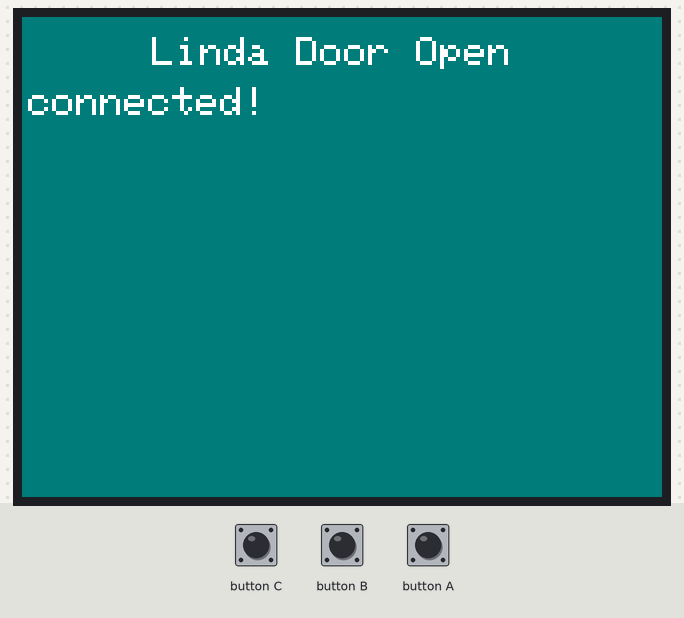
Bench run of a sketch on a simulated ESP32. Parts: 320×240 colour display. Inputs (shaded band) come from the test bench. WiFi joins after 1.5 s; servers stay silent unless stated; uploads are accepted with an empty reply.

Above: at 3.5 s.
3.6 s: button B pressed for 0.15 s
At 5.1 s:
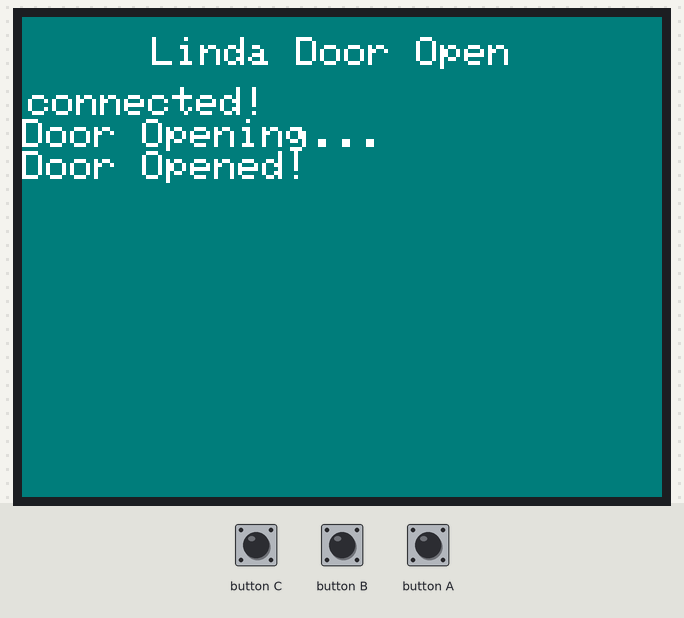
5.4 s: button A pressed for 0.15 s
At 6.8 s:
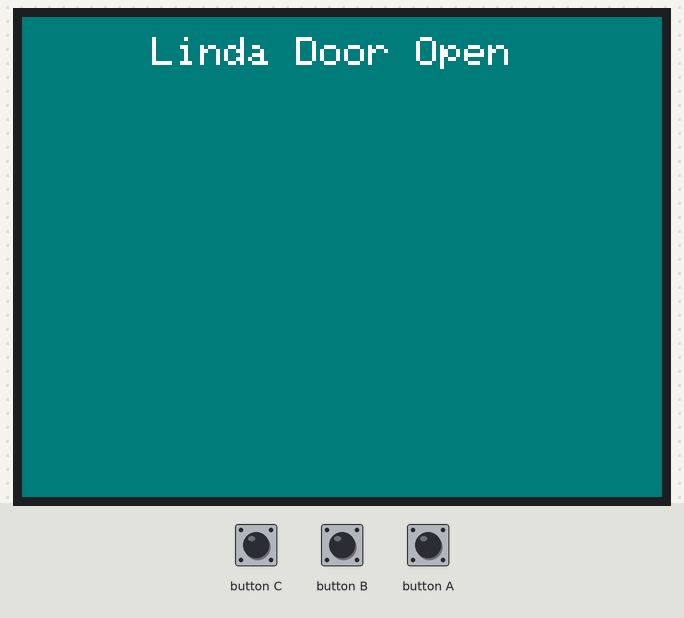
7.1 s: button B pressed for 1 s
At 9.2 s:
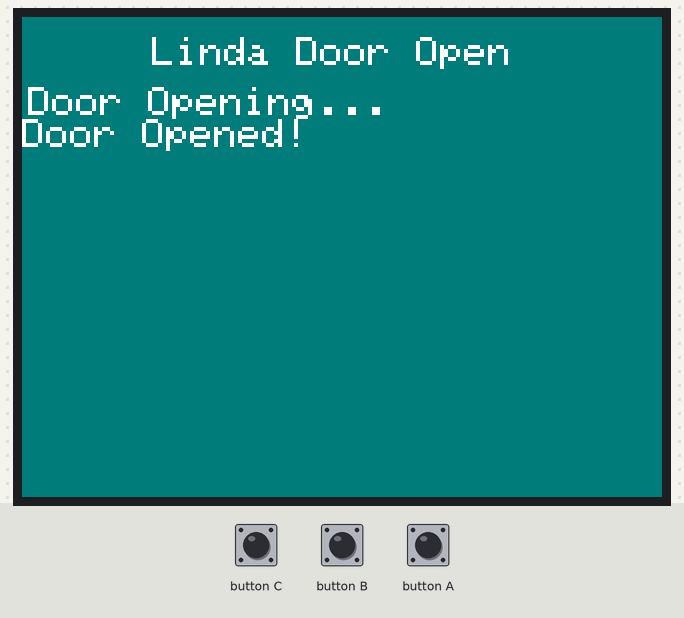
9.8 s: button A pressed for 1 s
At 11.5 s:
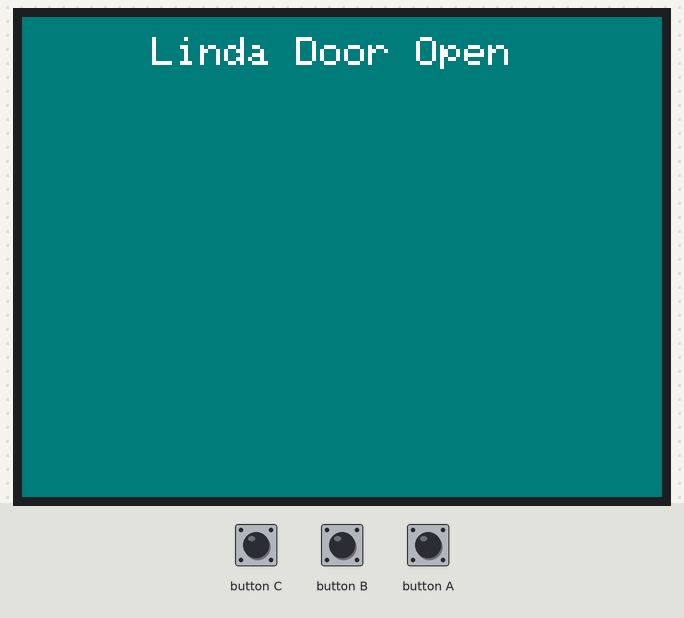
12.3 s: button B pressed for 3.2 s
At 15.6 s:
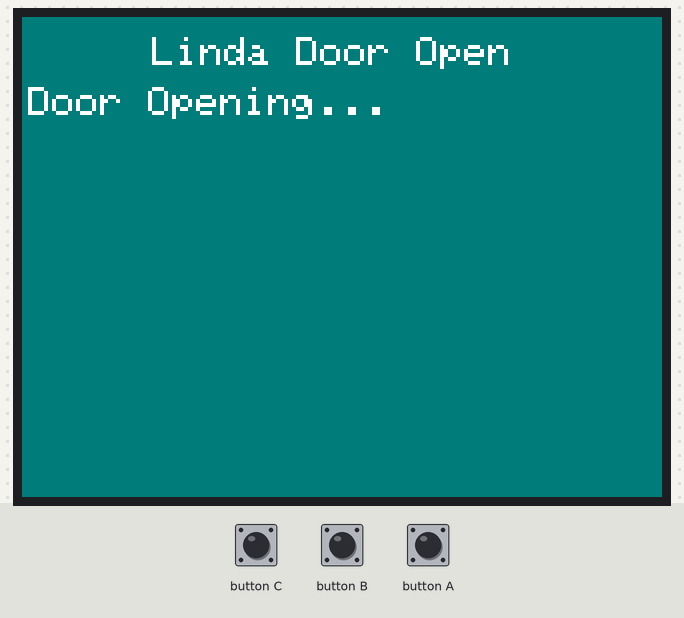
Timing chart, 0 to 17.1 s (numbered marks = the images above; inputs shaded):
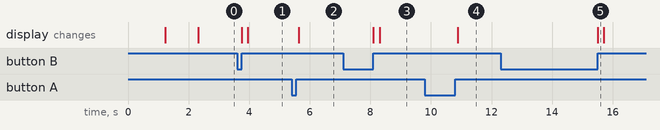

Measured:
- after the input at 3.6 s, the display: first changes after 0.15 s (image 1 shows a later state)
- after the input at 5.4 s, the display: changes after 0.23 s (image 2)
- after the input at 7.1 s, the display: first changes after 1.0 s (image 3 shows a later state)
- after the input at 9.8 s, the display: changes after 1.1 s (image 4)
- after the input at 12.3 s, the display: changes after 3.2 s (image 5)

The sketch:

linda_door_open.ino
```cpp
#include <M5Stack.h>
#include <WiFi.h>
#include <HTTPClient.h>

char tuple[] = "tuple={\"where\":\"delta\",\"type\":\"door\",\"cmd\":\"open\",\"who\":\"M5Stack\"}";
String ts = String(tuple);

const char* ssid = "";
const char* password = "";
const char* lindaUrl = "";

void clearScrean() {
  M5.Lcd.clear(DARKCYAN);
  M5.Lcd.setCursor(65, 10);
  M5.Lcd.setTextSize(2);
  M5.Lcd.setTextColor(WHITE);
  M5.Lcd.println("Linda Door Open");
  M5.Lcd.setCursor(3, 35);
}

void displayMessage(String message){
  M5.Lcd.setTextColor(WHITE);
  M5.Lcd.setTextSize(2);
  M5.Lcd.println(message);
}

void setup() {
  // put your setup code here, to run once:
  M5.begin(true, false, true);
  clearScrean();
  WiFi.begin(ssid, password);
  while (WiFi.status() != WL_CONNECTED) {
    displayMessage("connecting...");
    delay(1000);
  }
  clearScrean();
  displayMessage("connected!");
}

void doorOpen() {
  displayMessage("Door Opening...");
  HTTPClient http;
  http.begin(lindaUrl);
  http.addHeader("Content-Type", "application/x-www-form-urlencoded");
  int httpCode = http.POST(ts);
  http.end();
  if (httpCode == 200) {
    displayMessage("Door Opened!");
  } else {
    displayMessage("Something went wrong:(");
  }
}

void loop() {
  // put your main code here, to run repeatedly:
  M5.update();
  if (M5.BtnB.wasReleased()) {
    doorOpen();
  } else if (M5.BtnA.wasReleased()) {
    clearScrean();
  }
}
```
